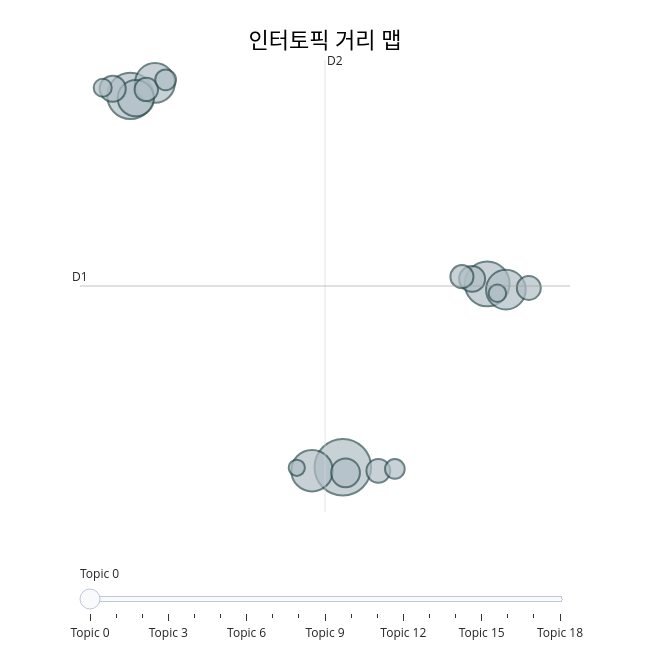

Write notebook code for a chart like this one.
### Markdown cell above
### 토픽 분류 품질 시각화

### Code cell
# [시각화 1] 인터토픽 거리 맵 — 토픽 간 거리와 크기를 2D로 표현
# 원이 멀수록 토픽 간 의미 차이가 큼, 원이 클수록 기사 수가 많음
fig = topic_model.visualize_topics(title="인터토픽 거리 맵")
fig.show()

### Figure 1 — Plotly figure (JSON) as saved in the notebook; plotly's stock layout.template omitted (floating-point values rounded to 4 significant figures)
{"data": [{"customdata": [[0, "선거법 위반 | 공직 선거법 | 이재명 더불어민주당 | 더불어민주당 대표 | 이재명 대표", 414], [1, "선도 지구 | 분당 도시 | 이주 대책 | 도시 건축 | 분당 건축", 278], [2, "추돌 사고 | 경부고속도로 서울 | 경기도 소방 | 서울 요금소 | 재난 본부", 260], [3, "항소 포기 | 윤석열 대통령 | 비상 대책 | 대장동 개발 | 개발 비리", 223], [4, "흉기 난동 | 분당 흉기 | 중고 거래 | 압수 수색 | 정보 유출", 205], [5, "인명 피해 | 건물 화재 | 복합 상가 | 상가 건물 | 성호 건축", 203], [6, "이상경 국토 | 국토 교통부 | 교통부 차관 | 투자 논란 | 논란 이상경", 170], [7, "김현지 대통령실 | 대통령실 부속실장 | 국정 감사 | 개혁 신당 | 국감 출석", 107], [8, "출생 문제 | 현대 희망 | 희망 재단 | 사회 문제 | 재해 피해", 88], [9, "음주 운전 | 인도 돌진 | 의식 불명 | 음주 뺑소니 | 뺑소니 사망", 87], [10, "붕괴 사고 | 정자 붕괴 | 정자교 붕괴 | 분당 정자교 | 공무원 구속", 74], [11, "학교 폭력 | 비밀 투표 | 자녀 학교 | 의장 선거 | 자녀 논란", 73], [12, "신상진 성남시장 | 전세 사기 | 피해 예방 | 주택 임대차 | 현장 민원실", 71], [13, "김인호 산림청장 | 직권 면직 | 음주 운전 | 산림청장 음주 | 면직 김인호", 69], [14, "이예람 중사 | 피해자 이예람 | 중사 영결식 | 분당구 국군수도병원 | 공군 성폭력", 56], [15, "유출 의혹 | 시험 문제 | 문제 유출 | 학생 부족 | 경찰 수사", 50], [16, "사랑 상품권 | 석유 관리원 | 중동 정세 | 나들이 부담 | 상품권 결제", 42], [17, "을지 연습 | 국정 자원 | 리튬 이온 | 지하 공간 | 대피 통제", 40], [18, "공직자 범죄 | 처장 후보자 | 고위 공직자 | 범죄 수사 | 수사 처장", 34]], "hovertemplate": "<b>Topic %{customdata[0]}</b><br>%{customdata[1]}<br>Size: %{customdata[2]}", "legendgroup": "", "marker": {"color": "#B0BEC5", "line": {"color": "DarkSlateGrey", "width": 2}, "size": [414, 278, 260, 223, 205, 203, 170, 107, 88, 87, 74, 73, 71, 69, 56, 50, 42, 40, 34], "sizemode": "area", "sizeref": 0.2587, "symbol": "circle"}, "mode": "markers", "name": "", "orientation": "v", "showlegend": false, "type": "scatter", "x": [1.697, -2.37, 4.461, 1.107, -1.9, 4.819, -2.266, 1.749, -2.709, 4.172, 5.258, 2.377, -2.065, 3.978, -1.696, 2.693, -2.9, 4.656, 0.8157], "xaxis": "x", "y": [-21.68, 9.819, -6.121, -21.96, 10.91, -6.615, 9.62, -22.15, 10.42, -5.703, -6.47, -21.98, 10.37, -5.513, 11.18, -21.81, 10.5, -6.913, -21.72], "yaxis": "y"}], "layout": {"annotations": [{"showarrow": false, "text": "D1", "x": -3.335, "y": -6.305, "yshift": 10}, {"showarrow": false, "text": "D2", "x": 1.356, "xshift": 10, "y": 12.86}], "height": 650, "hoverlabel": {"bgcolor": "white", "font": {"family": "Rockwell", "size": 16}}, "legend": {"itemsizing": "constant", "tracegroupgap": 0}, "margin": {"t": 60}, "shapes": [{"line": {"color": "#CFD8DC", "width": 2}, "type": "line", "x0": 1.356, "x1": 1.356, "y0": -25.47, "y1": 12.86}, {"line": {"color": "#9E9E9E", "width": 2}, "type": "line", "x0": -3.335, "x1": 6.047, "y0": -6.305, "y1": -6.305}], "sliders": [{"active": 0, "pad": {"t": 50}, "steps": [{"args": [{"marker.color": [["red", "#B0BEC5", "#B0BEC5", "#B0BEC5", "#B0BEC5", "#B0BEC5", "#B0BEC5", "#B0BEC5", "#B0BEC5", "#B0BEC5", "#B0BEC5", "#B0BEC5", "#B0BEC5", "#B0BEC5", "#B0BEC5", "#B0BEC5", "#B0BEC5", "#B0BEC5", "#B0BEC5"]]}], "label": "Topic 0", "method": "update"}, {"args": [{"marker.color": [["#B0BEC5", "red", "#B0BEC5", "#B0BEC5", "#B0BEC5", "#B0BEC5", "#B0BEC5", "#B0BEC5", "#B0BEC5", "#B0BEC5", "#B0BEC5", "#B0BEC5", "#B0BEC5", "#B0BEC5", "#B0BEC5", "#B0BEC5", "#B0BEC5", "#B0BEC5", "#B0BEC5"]]}], "label": "Topic 1", "method": "update"}, {"args": [{"marker.color": [["#B0BEC5", "#B0BEC5", "red", "#B0BEC5", "#B0BEC5", "#B0BEC5", "#B0BEC5", "#B0BEC5", "#B0BEC5", "#B0BEC5", "#B0BEC5", "#B0BEC5", "#B0BEC5", "#B0BEC5", "#B0BEC5", "#B0BEC5", "#B0BEC5", "#B0BEC5", "#B0BEC5"]]}], "label": "Topic 2", "method": "update"}, {"args": [{"marker.color": [["#B0BEC5", "#B0BEC5", "#B0BEC5", "red", "#B0BEC5", "#B0BEC5", "#B0BEC5", "#B0BEC5", "#B0BEC5", "#B0BEC5", "#B0BEC5", "#B0BEC5", "#B0BEC5", "#B0BEC5", "#B0BEC5", "#B0BEC5", "#B0BEC5", "#B0BEC5", "#B0BEC5"]]}], "label": "Topic 3", "method": "update"}, {"args": [{"marker.color": [["#B0BEC5", "#B0BEC5", "#B0BEC5", "#B0BEC5", "red", "#B0BEC5", "#B0BEC5", "#B0BEC5", "#B0BEC5", "#B0BEC5", "#B0BEC5", "#B0BEC5", "#B0BEC5", "#B0BEC5", "#B0BEC5", "#B0BEC5", "#B0BEC5", "#B0BEC5", "#B0BEC5"]]}], "label": "Topic 4", "method": "update"}, {"args": [{"marker.color": [["#B0BEC5", "#B0BEC5", "#B0BEC5", "#B0BEC5", "#B0BEC5", "red", "#B0BEC5", "#B0BEC5", "#B0BEC5", "#B0BEC5", "#B0BEC5", "#B0BEC5", "#B0BEC5", "#B0BEC5", "#B0BEC5", "#B0BEC5", "#B0BEC5", "#B0BEC5", "#B0BEC5"]]}], "label": "Topic 5", "method": "update"}, {"args": [{"marker.color": [["#B0BEC5", "#B0BEC5", "#B0BEC5", "#B0BEC5", "#B0BEC5", "#B0BEC5", "red", "#B0BEC5", "#B0BEC5", "#B0BEC5", "#B0BEC5", "#B0BEC5", "#B0BEC5", "#B0BEC5", "#B0BEC5", "#B0BEC5", "#B0BEC5", "#B0BEC5", "#B0BEC5"]]}], "label": "Topic 6", "method": "update"}, {"args": [{"marker.color": [["#B0BEC5", "#B0BEC5", "#B0BEC5", "#B0BEC5", "#B0BEC5", "#B0BEC5", "#B0BEC5", "red", "#B0BEC5", "#B0BEC5", "#B0BEC5", "#B0BEC5", "#B0BEC5", "#B0BEC5", "#B0BEC5", "#B0BEC5", "#B0BEC5", "#B0BEC5", "#B0BEC5"]]}], "label": "Topic 7", "method": "update"}, {"args": [{"marker.color": [["#B0BEC5", "#B0BEC5", "#B0BEC5", "#B0BEC5", "#B0BEC5", "#B0BEC5", "#B0BEC5", "#B0BEC5", "red", "#B0BEC5", "#B0BEC5", "#B0BEC5", "#B0BEC5", "#B0BEC5", "#B0BEC5", "#B0BEC5", "#B0BEC5", "#B0BEC5", "#B0BEC5"]]}], "label": "Topic 8", "method": "update"}, {"args": [{"marker.color": [["#B0BEC5", "#B0BEC5", "#B0BEC5", "#B0BEC5", "#B0BEC5", "#B0BEC5", "#B0BEC5", "#B0BEC5", "#B0BEC5", "red", "#B0BEC5", "#B0BEC5", "#B0BEC5", "#B0BEC5", "#B0BEC5", "#B0BEC5", "#B0BEC5", "#B0BEC5", "#B0BEC5"]]}], "label": "Topic 9", "method": "update"}, {"args": [{"marker.color": [["#B0BEC5", "#B0BEC5", "#B0BEC5", "#B0BEC5", "#B0BEC5", "#B0BEC5", "#B0BEC5", "#B0BEC5", "#B0BEC5", "#B0BEC5", "red", "#B0BEC5", "#B0BEC5", "#B0BEC5", "#B0BEC5", "#B0BEC5", "#B0BEC5", "#B0BEC5", "#B0BEC5"]]}], "label": "Topic 10", "method": "update"}, {"args": [{"marker.color": [["#B0BEC5", "#B0BEC5", "#B0BEC5", "#B0BEC5", "#B0BEC5", "#B0BEC5", "#B0BEC5", "#B0BEC5", "#B0BEC5", "#B0BEC5", "#B0BEC5", "red", "#B0BEC5", "#B0BEC5", "#B0BEC5", "#B0BEC5", "#B0BEC5", "#B0BEC5", "#B0BEC5"]]}], "label": "Topic 11", "method": "update"}, {"args": [{"marker.color": [["#B0BEC5", "#B0BEC5", "#B0BEC5", "#B0BEC5", "#B0BEC5", "#B0BEC5", "#B0BEC5", "#B0BEC5", "#B0BEC5", "#B0BEC5", "#B0BEC5", "#B0BEC5", "red", "#B0BEC5", "#B0BEC5", "#B0BEC5", "#B0BEC5", "#B0BEC5", "#B0BEC5"]]}], "label": "Topic 12", "method": "update"}, {"args": [{"marker.color": [["#B0BEC5", "#B0BEC5", "#B0BEC5", "#B0BEC5", "#B0BEC5", "#B0BEC5", "#B0BEC5", "#B0BEC5", "#B0BEC5", "#B0BEC5", "#B0BEC5", "#B0BEC5", "#B0BEC5", "red", "#B0BEC5", "#B0BEC5", "#B0BEC5", "#B0BEC5", "#B0BEC5"]]}], "label": "Topic 13", "method": "update"}, {"args": [{"marker.color": [["#B0BEC5", "#B0BEC5", "#B0BEC5", "#B0BEC5", "#B0BEC5", "#B0BEC5", "#B0BEC5", "#B0BEC5", "#B0BEC5", "#B0BEC5", "#B0BEC5", "#B0BEC5", "#B0BEC5", "#B0BEC5", "red", "#B0BEC5", "#B0BEC5", "#B0BEC5", "#B0BEC5"]]}], "label": "Topic 14", "method": "update"}, {"args": [{"marker.color": [["#B0BEC5", "#B0BEC5", "#B0BEC5", "#B0BEC5", "#B0BEC5", "#B0BEC5", "#B0BEC5", "#B0BEC5", "#B0BEC5", "#B0BEC5", "#B0BEC5", "#B0BEC5", "#B0BEC5", "#B0BEC5", "#B0BEC5", "red", "#B0BEC5", "#B0BEC5", "#B0BEC5"]]}], "label": "Topic 15", "method": "update"}, {"args": [{"marker.color": [["#B0BEC5", "#B0BEC5", "#B0BEC5", "#B0BEC5", "#B0BEC5", "#B0BEC5", "#B0BEC5", "#B0BEC5", "#B0BEC5", "#B0BEC5", "#B0BEC5", "#B0BEC5", "#B0BEC5", "#B0BEC5", "#B0BEC5", "#B0BEC5", "red", "#B0BEC5", "#B0BEC5"]]}], "label": "Topic 16", "method": "update"}, {"args": [{"marker.color": [["#B0BEC5", "#B0BEC5", "#B0BEC5", "#B0BEC5", "#B0BEC5", "#B0BEC5", "#B0BEC5", "#B0BEC5", "#B0BEC5", "#B0BEC5", "#B0BEC5", "#B0BEC5", "#B0BEC5", "#B0BEC5", "#B0BEC5", "#B0BEC5", "#B0BEC5", "red", "#B0BEC5"]]}], "label": "Topic 17", "method": "update"}, {"args": [{"marker.color": [["#B0BEC5", "#B0BEC5", "#B0BEC5", "#B0BEC5", "#B0BEC5", "#B0BEC5", "#B0BEC5", "#B0BEC5", "#B0BEC5", "#B0BEC5", "#B0BEC5", "#B0BEC5", "#B0BEC5", "#B0BEC5", "#B0BEC5", "#B0BEC5", "#B0BEC5", "#B0BEC5", "red"]]}], "label": "Topic 18", "method": "update"}]}], "title": {"font": {"color": "Black", "size": 22}, "text": "인터토픽 거리 맵", "x": 0.5, "xanchor": "center", "y": 0.95, "yanchor": "top"}, "width": 650, "xaxis": {"anchor": "y", "domain": [0, 1], "range": [-3.335, 6.047], "title": {"text": ""}, "visible": false}, "yaxis": {"anchor": "x", "domain": [0, 1], "range": [-25.47, 12.86], "title": {"text": ""}, "visible": false}}}
